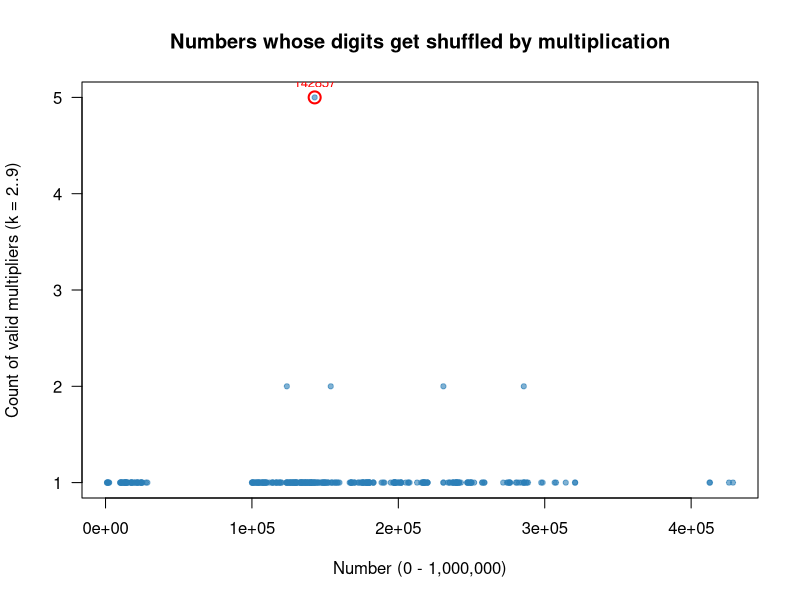

R code for this plot:
# Useful useless function
# Find numbers n (0 < n <= max_n) for which there exists at
# least one integer multiplier k >= 2 such that k*n is a digit
# permutation ("anagram") of n itself.
#
# Classic example: 142857
#   142857 * 2 = 285714  (same digits, different order)
#   142857 * 3 = 428571
#   142857 * 4 = 571428
#   142857 * 5 = 714285
#   142857 * 6 = 857142

digit_counts <- function(x) {
  counts <- integer(10)
  if (x == 0) {
    counts[1] <- 1
    return(counts)
  }
  while (x > 0) {
    d <- x %% 10
    counts[d + 1] <- counts[d + 1] + 1
    x <- x %/% 10
  }
  counts
}

n_digits <- function(x) if (x == 0) 1L else as.integer(floor(log10(x)) + 1)


find_permutation_multiples <- function(max_n = 1e6) {
  
  numbers     <- integer(0)
  n_valid_ks  <- integer(0)
  ks_list     <- list()
  
  for (n in 1:max_n) {
    dn  <- n_digits(n)
    cn  <- digit_counts(n)
    hit <- integer(0)
    
    for (k in 2:9) {
      prod <- n * k
      if (n_digits(prod) != dn) break        
      if (identical(digit_counts(prod), cn)) hit <- c(hit, k)
    }
    
    if (length(hit) >= 1) {
      numbers    <- c(numbers, n)
      n_valid_ks <- c(n_valid_ks, length(hit))
      ks_list[[as.character(n)]] <- hit
    }
  }
  
  data.frame(number = numbers, n_multipliers = n_valid_ks)
}

results <- find_permutation_multiples(1e6)

plot(
  results$number, results$n_multipliers,
  pch = 19, cex = 0.7, col = adjustcolor("#2C7FB8", alpha.f = 0.6),
  xlab = "Number (0 - 1,000,000)",
  ylab = "Count of valid multipliers (k = 2..9)",
  main = "Numbers whose digits get shuffled by multiplication",
  las = 1
)
best <- results[which.max(results$n_multipliers), ]
points(best$number, best$n_multipliers, pch = 21, cex = 1.6, col = "red", lwd = 2)
text(best$number, best$n_multipliers, labels = best$number, pos = 3, col = "red", cex = 0.8)
